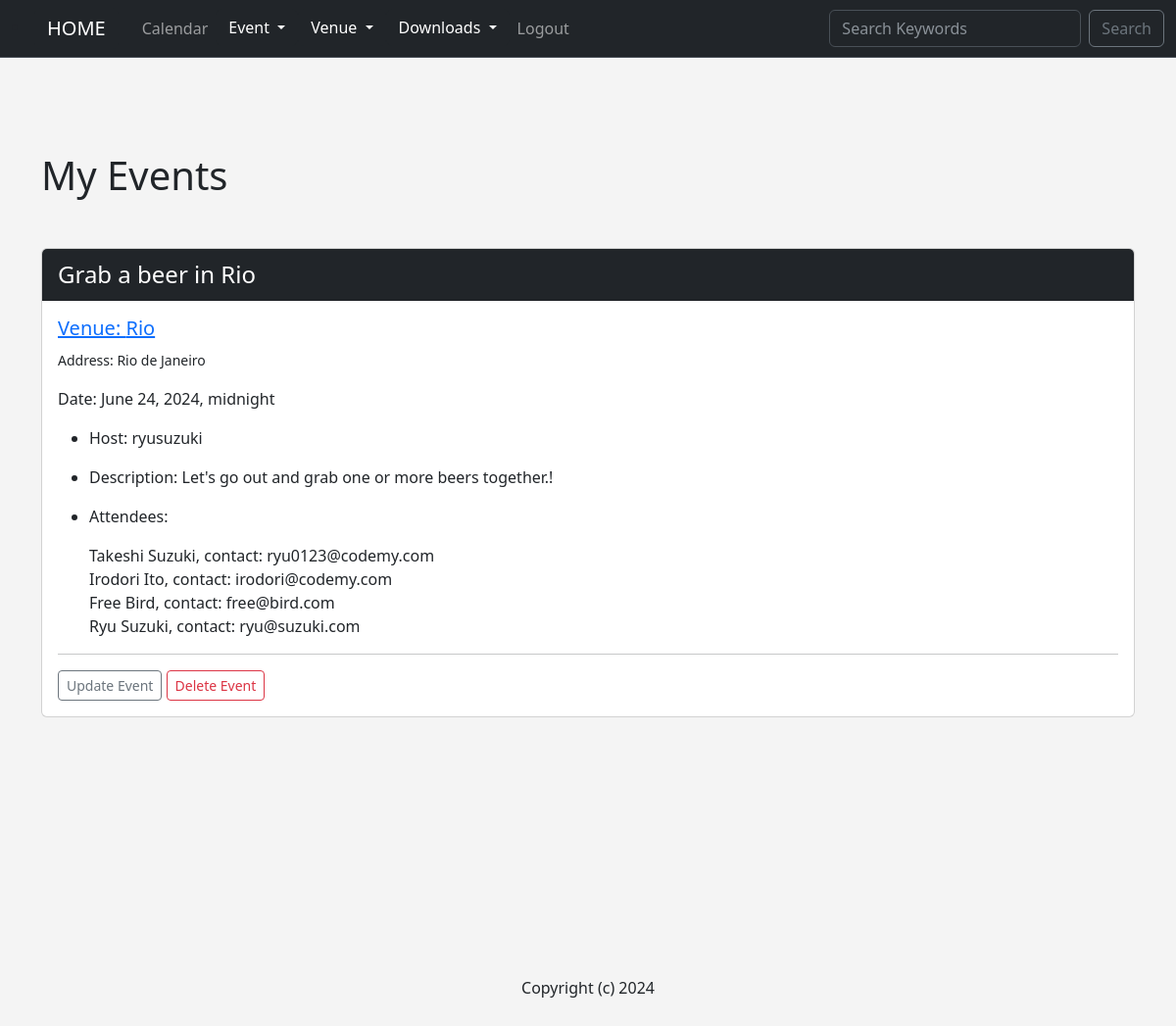
/my_events (signed in), run on an earlier commit of the app's database.
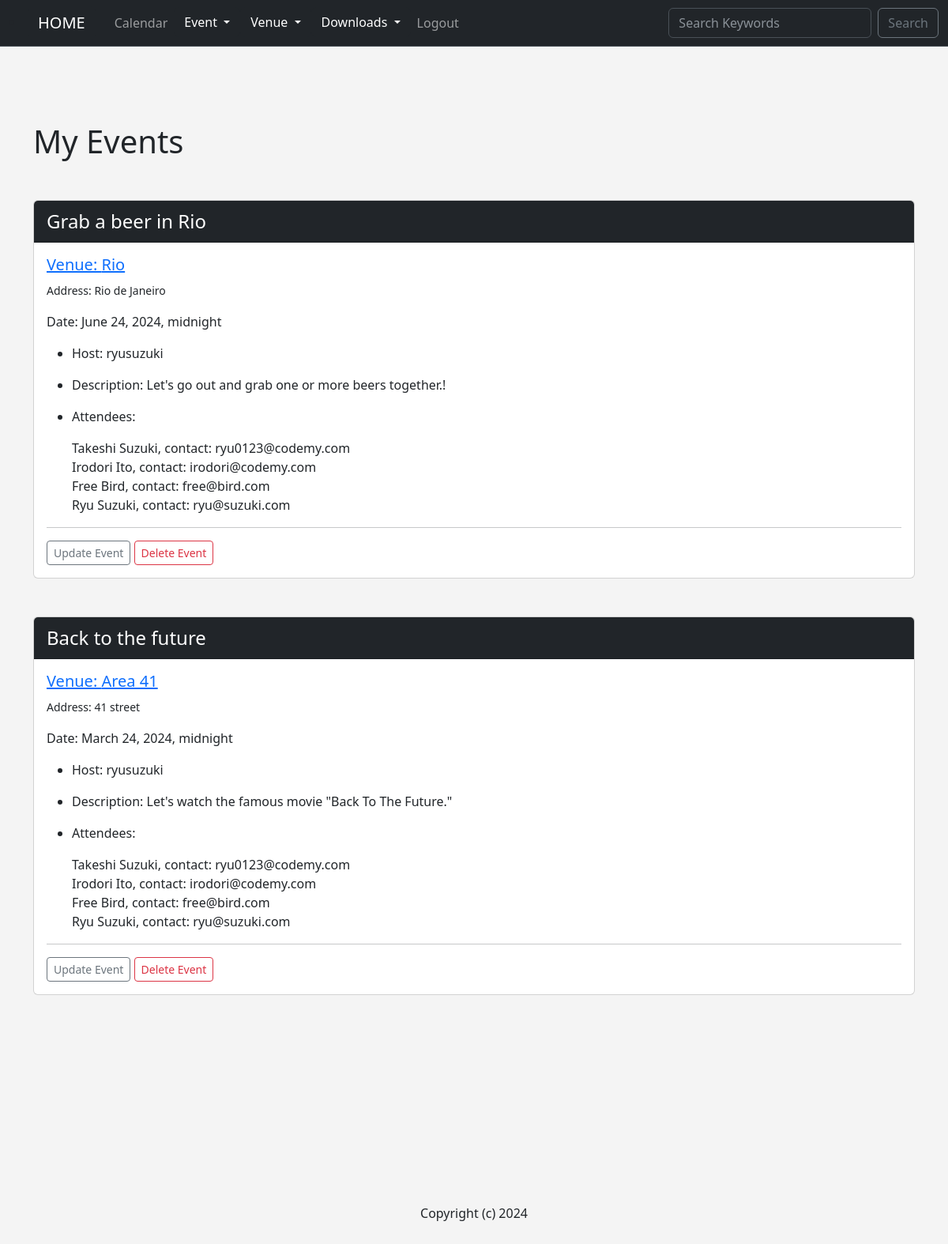
And on a later commit of the database.
### events/models.py (models this page shows, shortened)
class Event(models.Model):
    name = models.CharField("Event Name", max_length=120)
    event_date = models.DateTimeField("Event Date")
    venue = models.ForeignKey(Venue, blank=True, null=True, on_delete=models.CASCADE)
    manager = models.ForeignKey(User, blank=True, null=True, on_delete=models.SET_NULL)
    description = models.TextField(blank=True)
    attendees = models.ManyToManyField(MyClubUser, blank=True)
    approved = models.BooleanField("Approved", default=False)
    def __str__(self):
        return self.name

class Venue(models.Model):
    name = models.CharField("Venue Name", max_length=120)
    address = models.CharField(max_length=300)
    zip_code = models.CharField("Zip Code", max_length=15)
    phone = models.CharField("Contact Phone", max_length=25, blank=True)
    web = models.URLField("Website Address", blank=True)
    email_address = models.EmailField("Email Address", blank=True)
    owner = models.IntegerField("Venue Owner", blank=False, default=1)
    venue_image = models.ImageField(null=True, blank=True, upload_to="images/")
    def __str__(self):
        return self.name

class MyClubUser(models.Model):
    first_name = models.CharField(max_length=30)
    last_name = models.CharField(max_length=30)
    email = models.EmailField("User Email")
    def __str__(self):
        return self.first_name + ' ' + self.last_name

### events/views.py (the view)
# urls.py: path('my_events', views.my_events, name="my_events"),
def my_events(request):
    now = datetime.now()
    current_year = now.year
    if request.user.is_authenticated:
        events = Event.objects.filter(attendees=request.user.id)
        return render(request,
            "events/my_events.html", {
            "events": events,
            "current_year": current_year
            })
    else:
        messages.success(request, ("You Are Not Authorised To View This Page..."))
        return redirect("home")

### events/templates/events/my_events.html
{% extends 'events/base.html' %}
{% block content %}
    <h1 style="margin-bottom: 50px;">My Events</h1>
    {% for event in events %}
        <div class="card">
            <div class="card-header text-bg-dark fs-4">{{ event }}</div>
            <div class="card-body">
                <h5 class="card-title"><a href="{{ event.venue.web }}">Venue: {{ event.venue }}</a><br>
                </h5><small>Address: {{ event.venue.address }}</small>
                <p class="card-text">
                    <p>Date: {{ event.event_date }}</p>
                    <ul>
                        <li><p>Host: {{ event.manager }}</p></li>
                        <li><p>Description: {{ event.description }}</p></li>
                        <li><p>Attendees: </p></li>
                        {% for user in  event.attendees.all %}
                            {{ user }}, contact: {{ user.email }}<br>
                        {% endfor %}
                    </ul>
                </p>
                    {% if user.is_authenticated %}
                        {% if user == event.manager %}
                            <hr>
                            <a href="{% url 'update_event' event.id %}" class="btn btn-outline-secondary btn-sm">Update Event</a>
                            <a href="{% url 'delete_event' event.id %}" class="btn btn-outline-danger btn-sm">Delete Event</a>
                        {% endif %}
                    {% endif %}
            </div>
        </div>
        <br/><br/>
    {% endfor %}
{% endblock %}

### events/templates/events/base.html (shortened to what this page needs)
<!doctype html>
<html lang="en">
  <head>
    <link href="https://cdn.jsdelivr.net/npm/bootstrap@5.3.0/dist/css/bootstrap.min.css" rel="stylesheet">
  </head>
  <body>
    <header>
       {% include 'events/navbar.html' %}
    </header>
    <br/><br/><br/><br/>
    <div class="container">
      {% block content %}
      {% endblock %}
      <br/><br/>
    </div>
    <br/><br/>
    <footer>
        <center>
            <p style="margin-top: 10%;">Copyright (c) {{ current_year }}</p>
        </center>
        <br>
    </footer>
  </body>
</html>

### events/templates/events/navbar.html (shortened to what this page needs)
<nav class="navbar navbar-expand-lg bg-dark border-bottom border-bottom-dark" data-bs-theme="dark">
    <div class="container-fluid">
      {% if user.is_authenticated %}
        {% if user.is_superuser %}
          <li class="nav-item dropdown">
            <button class="btn btn-dark navbar-brand" data-bs-toggle="dropdown" aria-expanded="false">
              HOME
            </button>
          </li>
        {% endif %}
      {% else %}
        <a class="navbar-brand mx-3" href="{% url 'home' %}">HOME</a>
      {% endif %}
      <div class="collapse navbar-collapse" id="navbarSupportedContent">
        <ul class="navbar-nav me-auto mb-2 mb-lg-0">
          <li class="nav-item">
            <a class="nav-link" href="{% url 'calender' %}">Calendar</a>
          </li>
          {% if user.is_authenticated %}
            <li class="nav-item dropdown">
              <button class="btn btn-dark dropdown-toggle" data-bs-toggle="dropdown" aria-expanded="false">
                Event
              </button>
            </li>
          {% endif %}
          {% if user.is_authenticated %}
            <li class="nav-item dropdown">
              <button class="btn btn-dark dropdown-toggle" data-bs-toggle="dropdown" aria-expanded="false">
                Venue
              </button>
            </li>
          {% endif %}
          <li class="nav-item dropdown">
            <button class="btn btn-dark dropdown-toggle" data-bs-toggle="dropdown" aria-expanded="false">
              Downloads
            </button>
          </li>
          {% if user.is_authenticated %}
            <li class="nav-item">
              <a class="nav-link" href="{% url 'logout' %}">Logout</a>
            </li>
          {% endif %}
        </ul>
        <form class="d-flex" method="POST" action="{% url 'search_keywords' %}">
          <input class="form-control me-2 mx-3" type="search" placeholder="Search Keywords" aria-label="Search" name="searched">
          <button class="btn btn-outline-secondary" type="submit">Search</button>
        </form>
      </div>
    </div>
  </nav>

### events/templates/events/base.html (style rules this page uses)
body { background: #f4f4f4; }

What changed in the data, as far as the page shows it:
added Event: name "Back to the future", venue "Area 41", venue.address "41 street", event_date "March 24, 2024, midnight", manager "ryusuzuki", description "Let's watch the famous movie \"Back To The Future.\"", shows "Update Event", MyClubUser (first_name+last_name "Takeshi Suzuki", email "ryu0123@codemy.com"), MyClubUser (first_name+last_name "Irodori Ito", email "irodori@codemy.com"), MyClubUser (first_name+last_name "Free Bird", email "free@bird.com"), MyClubUser (first_name+last_name "Ryu Suzuki", email "ryu@suzuki.com")
